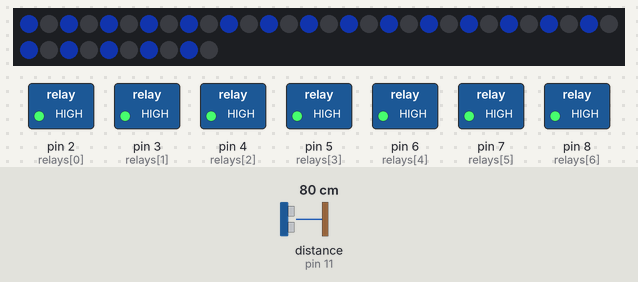
A sketch run on a simulated Arduino Uno, built with avr-gcc and run on an emulated ATmega328P. Shown: 40 RGB LEDs in strip order, left to right, continuing on the next row, switched loads named in the sketch (green lamp = pin HIGH). Wiring (inferred from the names in the program): ultrasonic range finder: trigger pin 10; echo pin 11. The inputs (shaded band) are chosen by the test bench; at power-on: distance to the obstacle (sensor on pin 11) 80 cm. The echo pulse lasts 58.3 µs per cm; dim RGB values are drawn brighter than linear; pins used as bus, display or sensor lines are not drawn; what the sketch prints to the serial monitor is not drawn.

Above: at 1.24 s.
1.3 s: distance to the obstacle (sensor on pin 11) set to 17 cm
3.0 s: distance to the obstacle (sensor on pin 11) set to 14 cm
At 3.6 s:
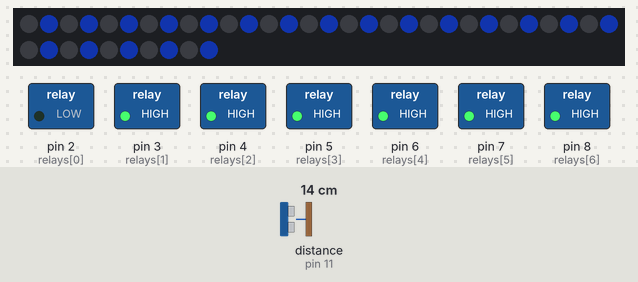
6.0 s: distance to the obstacle (sensor on pin 11) set to 18 cm
At 6.23 s:
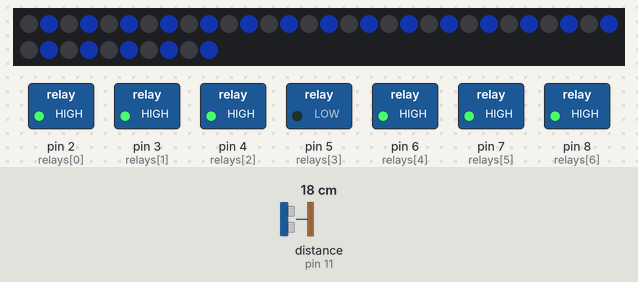
8.1 s: distance to the obstacle (sensor on pin 11) set to 2 cm
At 11.1 s:
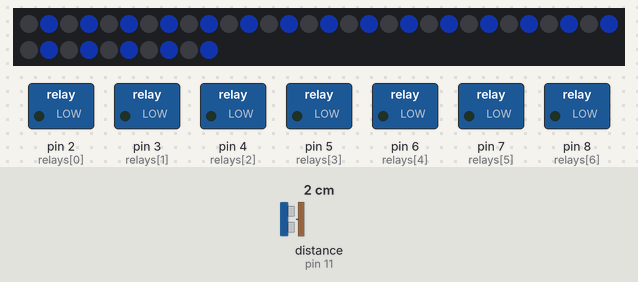
Timing chart, 0 to 12.1 s (numbered marks = the images above; inputs shaded):
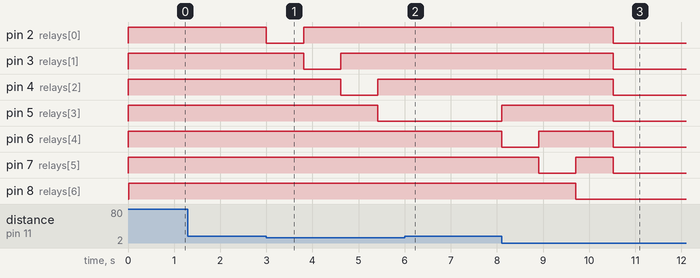

The sketch:

svcte_brain.ino
```cpp
#include <Adafruit_NeoPixel.h>

#define LED_PIN 9
#define NUMPIXELS 40

#define TRIG_PIN 10
#define ECHO_PIN 11

const int relays[] = {2,3,4,5,6,7,8};
const int NUM_RELAYS = 7;

Adafruit_NeoPixel strip(NUMPIXELS, LED_PIN, NEO_GRB + NEO_KHZ800);

unsigned long lastPixelUpdate = 0;
const unsigned long pixelInterval = 80;

int pixelOffset = 0;

int currentRelay = -1;
bool finished = false;

uint8_t red = 29;
uint8_t green = 78;
uint8_t blue = 255;

long readDistanceCM()
{
  digitalWrite(TRIG_PIN, LOW);
  delayMicroseconds(2);

  digitalWrite(TRIG_PIN, HIGH);
  delayMicroseconds(10);
  digitalWrite(TRIG_PIN, LOW);

  long duration = pulseIn(ECHO_PIN, HIGH, 30000);
  long distance = duration * 0.034 / 2;

  //Serial.print("Ultrasonic duration: ");
  //Serial.print(duration);
  //Serial.print("  Distance(cm): ");
  //Serial.println(distance);

  return distance;
}

void setup()
{
  Serial.begin(115200);
  Serial.println("System starting...");

  strip.begin();
  strip.setBrightness(50);
  strip.show();

  pinMode(TRIG_PIN, OUTPUT);
  pinMode(ECHO_PIN, INPUT);

  for(int i=0;i<NUM_RELAYS;i++)
  {
    pinMode(relays[i],OUTPUT);
    digitalWrite(relays[i],HIGH);

    Serial.print("Relay initialized on pin ");
    Serial.println(relays[i]);
  }

  Serial.println("Setup complete.");
}

void updatePixels()
{
  strip.clear();

  for(int i=0;i<NUMPIXELS;i++)
  {
    if((i + pixelOffset) % 2 == 0)
    {
      strip.setPixelColor(i, strip.Color(red,green,blue));
    }
  }

  strip.show();

  // Serial.print("Pixel animation step: ");
  // Serial.println(pixelOffset);

  pixelOffset++;
  if(pixelOffset >= NUMPIXELS) pixelOffset = 0;
}

void activateNextRelay()
{
  currentRelay++;

  Serial.print("Activating relay index: ");
  Serial.println(currentRelay);

  if(currentRelay >= NUM_RELAYS)
  {
    Serial.println("All relays activated. FINAL STATE.");

    finished = true;

    for(int i=0;i<NUM_RELAYS;i++)
    {
      digitalWrite(relays[i],LOW);
      Serial.print("Relay ON pin ");
      Serial.println(relays[i]);
    }

    return;
  }

  for(int i=0;i<NUM_RELAYS;i++)
  {
    digitalWrite(relays[i],HIGH);
  }

  digitalWrite(relays[currentRelay],LOW);

  Serial.print("Relay ON at pin ");
  Serial.println(relays[currentRelay]);
}

void loop()
{
  unsigned long now = millis();

  if(now - lastPixelUpdate >= pixelInterval)
  {
    lastPixelUpdate = now;
    updatePixels();
  }

  if(!finished)
  {
    long distance = readDistanceCM();

    if(distance > 0 && distance < 15)
    {
      Serial.println("HAND DETECTED — advancing relay");

      activateNextRelay();

      delay(800);
    }
  }
}
```

Measured:
- the behaviour switches between 16 and 15 cm on distance to the obstacle (sensor on pin 11) (found by bisection; images 0 and 1)
- after the input at 3.0 s, pin 2 (relays[0]): HIGH → LOW at once, → HIGH 0.80 s later; pin 3 (relays[1]): HIGH → LOW after 0.81 s, → HIGH 0.80 s later; pin 4 (relays[2]): HIGH → LOW after 1.6 s, → HIGH 0.80 s later; pin 5 (relays[3]): HIGH → LOW after 2.4 s
- after the input at 6.0 s, pin 5 (relays[3]): stays LOW (without the input it goes to HIGH after 0.22 s); pin 6 (relays[4]): stays HIGH (without the input it goes to LOW after 0.22 s); pin 7 (relays[5]): stays HIGH (without the input it goes to LOW after 1.0 s); pin 8 (relays[6]): stays HIGH (without the input it goes to LOW after 1.8 s)
- after the input at 8.1 s, pin 2 (relays[0]), pin 3 (relays[1]): HIGH → LOW after 2.4 s
- what the display in image 3 shows lasts 0.8 s, from 10.5 s to 11.3 s
